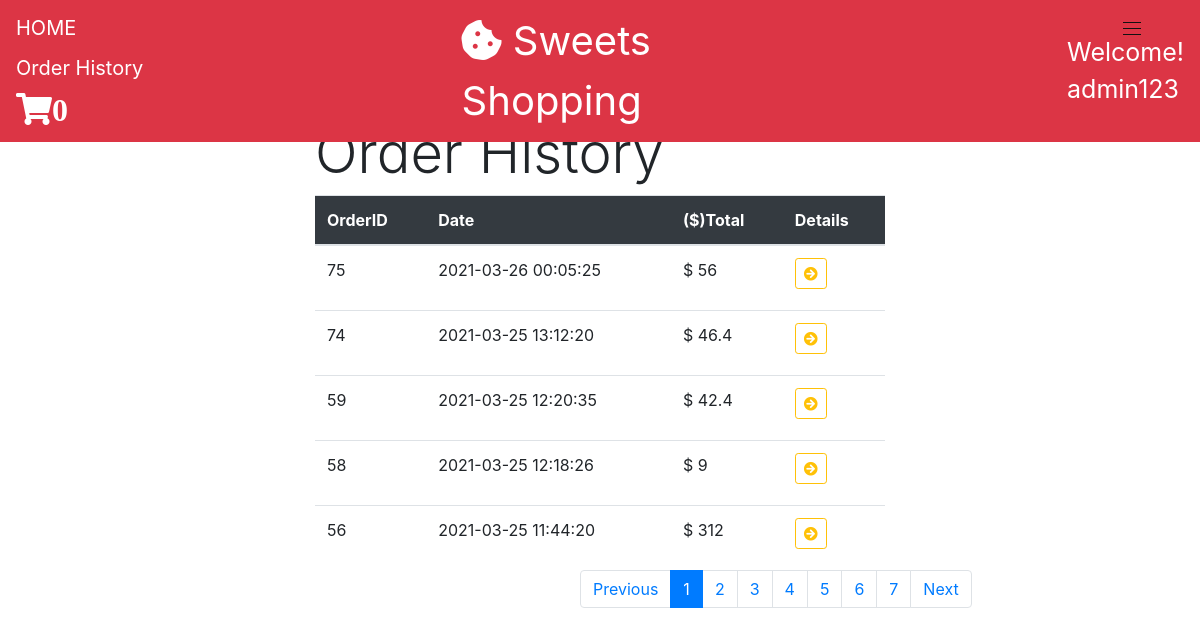
The app's page /views/orderHistory.php?user_id=1&page=1 (signed in) with its own data.
### tables this page shows
CREATE TABLE `users` (
  `user_id` int(11) NOT NULL,
  `first_name` varchar(50) NOT NULL,
  `last_name` varchar(50) NOT NULL,
  `user_name` varchar(50) NOT NULL,
  `address` varchar(50) NOT NULL,
  `email` varchar(50) NOT NULL,
  `phone` varchar(255) NOT NULL,
  `password` varchar(255) NOT NULL,
  `status` varchar(1) NOT NULL DEFAULT 'C'
);

CREATE TABLE `orders` (
  `order_id` int(11) NOT NULL,
  `customer_id` int(11) NOT NULL,
  `delivery_fee` int(11) NOT NULL,
  `gift_fee` int(11) NOT NULL,
  `discount` float NOT NULL,
  `total` float NOT NULL,
  `date` datetime NOT NULL
);

### classes/database.php (called while the page is built, shortened)
<?php
class Database{
    private $server_name = "localhost";
    private $username = "root";
    private $password = "";
    private $db_name = "sweets_shopping";
    public function __construct(){
        $this->conn = new mysqli($this->server_name, $this->username, $this->password, $this->db_name);
    }
}

### classes/cart.php (called while the page is built, shortened)
<?php
require_once "database.php";
class Cart extends Database{
    public function getCartCount($customer_id){
        $sql = "SELECT COUNT(*) FROM carts WHERE customer_id = '$customer_id'";
        if($result = $this->conn->query($sql)){
            return $result->fetch_assoc();
            exit;
        }else{
            die("Error retriving cart: " . $this->conn->error);
        }
    }
}

### classes/user.php (called while the page is built, shortened)
<?php
require_once "database.php";
class User extends Database{
    public function getUser($user_id){
        $sql = "SELECT * FROM users WHERE `user_id` = '$user_id'";
        if($result = $this->conn->query($sql)){
            return $result->fetch_assoc();
            exit;
        }else{
            die("Error Retriving user: ". $this->conn->error);
        }
    }
}

### classes/order.php (called while the page is built, shortened)
<?php
require_once "database.php";
require_once "cart.php";
class Order extends Database{
    public function displayOrderHistory($user_id, $start){
        $sql = "SELECT * FROM orders WHERE customer_id = '$user_id' ORDER BY date DESC LIMIT $start, 5";
        if($result = $this->conn->query($sql)){
            return $result;
        }else{
            die("Error to display OrderHistory: " . $this->conn->error);
        }
    }
    public function getUsersNumOfRows($user_id){
        $sql = "SELECT * FROM orders WHERE customer_id = '$user_id'";
        if($result = $this->conn->query($sql)){
            $num_rows = $result->num_rows / 5;
            return ceil($num_rows);
        }else{
            die("Error to get NumOfRows: ". $this->conn->error);
        }
    }
}

### views/orderHistory.php (the view, shortened to what this page needs)
<!DOCTYPE html>
<html lang="en">
<head>
<link rel="stylesheet" href="https://cdnjs.cloudflare.com/ajax/libs/twitter-bootstrap/4.6.0/css/bootstrap.min.css">
<link rel="stylesheet" href="https://cdnjs.cloudflare.com/ajax/libs/font-awesome/5.15.2/css/all.min.css">
<link rel="stylesheet" href="../assets/css/style.css">
</head>
<body>
<?php
include "header.php";
?>
<?php
        if(isset($_GET['page'])){
            $page = $_GET['page'];
        }else{
            $page = 1;
        }
        if($page > 1){
            $start = ($page * 5 ) - 5;
        }else{
            $start = 0;
        }
?>
<?php
$user_id = $_GET['user_id'];
require_once "../classes/order.php";
$order = new Order;
$order_history = $order->displayOrderHistory($user_id, $start);
$num_rows = $order->getUsersNumOfRows($user_id);
?>
<br>
<br>
<br>
<div class="container w-50 mt-5">
    <h1 class="display-4">Order History</h1>
        <?php
            if($order_history->num_rows == 0){
        ?>
            <h3 class="display-4" style="color:gray; font-weight:bold;">There is no data</h3>
        <?php
            }else{
        ?>
        <table class="table">
                <thead class="bg-dark text-white">
                    <th>OrderID</th>
                    <th>Date</th>
                    <th>($)Total</th>
                    <th>Details</th>
                </thead>
                <tbody>
                <?php
                    while($order_details = $order_history->fetch_assoc()){
                ?>
                    <tr>
                        <td><p><?php echo $order_details['order_id'];?></p></td>
                        <td><p><?php echo $order_details['date'];?></p></td>
                        <td><p><?php echo "$ ".$order_details['total'];?></p></td>
                        <td>
                            <a href="orderHistoryDetails.php?order_id=<?php echo $order_details['order_id'];?>&date=<?php echo $order_details['date'];?>
                            &user_id=<?php echo $user_id;?>&pre_url=<?php echo "order_history";?>&page=<?php echo $page;?>"
                            class="btn btn-outline-warning btn-sm" role="button">
                            <i class="fas fa-arrow-circle-right"></i></a></td>
                    </tr>
                <?php
                    }
                ?>
                </tbody>
        </table>
        <nav aria-label="">
        <ul class="pagination" style="position: fixed; top: 570px; left:580px;">
            <li class="page-item">
                <?php
                if($page > 1){
                ?>
                    <a class="page-link" href="?user_id=<?php echo $user_id;?>&page=<?php echo $page -1;?>">Previous</a>
                <?php
                }else{
                ?>
                    <a class="page-link">Previous</a>
                <?php
                }
                ?>
            </li>
            <?php
                for($i=1; $i <= $num_rows; $i++){
                    if($i == $_GET['page']){
            ?>
                    <li class="page-item active">
                        <a href="?user_id=<?php echo $user_id;?>&page=<?php echo $i;?>" class="page-link">
                        <?php echo $i;?>
                        </a>
                    </li>
            <?php
                    }else{
            ?>
                    <li class="page-item">
                        <a href="?user_id=<?php echo $user_id;?>&page=<?php echo $i;?>" class="page-link">
                        <?php echo $i;?>
                        </a>
                    </li>
            <?php
                    }
                }
            ?>
            <li class="page-item">
                <?php
                if($page < $num_rows){
                ?>
                    <a class="page-link" href="?user_id=<?php echo $user_id;?>&page=<?php echo $page +1;?>">Next</a>
                <?php
                }else{
                ?>
                    <a class="page-link">Next</a>
                <?php
                }
                ?>
            </li>
        </ul>
        </nav>
    <?php
        }
    ?>
</div>
</body>
</html>

### views/header.php (shortened to what this page needs)
<?php
    $user_id = $_SESSION['user_id'];
    require_once "../classes/user.php";
    require_once "../classes/cart.php";
    $user = new User;
    $user_detail = $user->getUser($user_id);
    $cart = new Cart;
    $cart_detail = $cart->getCartCount($user_id);
?>
<div class="fixed-top">
    <nav class="navbar navbar-expand-lg navbar-dark bg-danger">
        <div class="justify-content-stard">
            <a href="index.php" class="navbar-brand">
                HOME
            </a>
            <a href="orderHistory.php?user_id=<?php echo $user_id; ?>&page=1" class="navbar-brand">
                Order History
            </a>
            <a href="orderConfirm.php" class="navbar-brand">
                <small><i class="fas fa-shopping-cart fa-2x" style="color: white;"><?php echo $cart_detail['COUNT(*)']; ?></small></i>
            </a>
        </div>
        <div class="justify-content-center text-white" style="padding-left: 270px; font-size: 40px;">
            <i class="fas fa-cookie-bite"></i>&nbsp;Sweets Shopping
        </div>
        <div class="justify-content-center text-white" style="padding-left: 380px; font-size: 25px;">
            Welcome! <br><?php echo $user_detail['user_name'];?>
        </div>
        <div class="hamburger mr-5 mt-2" id="js-hamburger">
            <span class="hamburger__line hamburger__line--1"></span>
            <span class="hamburger__line hamburger__line--2"></span>
            <span class="hamburger__line hamburger__line--3"></span>
        </div>
    </nav>
</div>

### assets/css/style.css (style rules this page uses)
html, body { height: 100%; }
.hamburger { position: absolute; right: 0; top: 0; width: 40px; height: 40px; cursor: pointer; z-index: 300; }
.hamburger__line { position: absolute; left: 11px; width: 18px; height: 1px; background-color: #111; transition: all .6s; }
.hamburger__line--1 { top: 14px; }
.hamburger__line--2 { top: 20px; }
.hamburger__line--3 { top: 26px; }

### records on screen
users: user_name "admin123"
orders: order_id "75", date "2021-03-26 00:05:25", total "56"
orders: order_id "74", date "2021-03-25 13:12:20", total "46.4"
orders: order_id "59", date "2021-03-25 12:20:35", total "42.4"
orders: order_id "58", date "2021-03-25 12:18:26", total "9"
orders: order_id "56", date "2021-03-25 11:44:20", total "312"

### other values on screen
$cart_detail['COUNT(*)'] "0"
